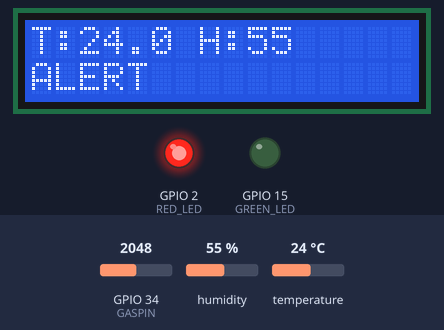
A sketch run on a simulated ESP32. Parts: 16×2 character LCD, output pins drawn as LEDs (lit = HIGH). Inputs (shaded band) come from the test bench; at power-on: GPIO 34 (GASPIN) = 2048, humidity 55 %, temperature 24 °C. WiFi joins after 1.5 s; servers stay silent unless stated; what the sketch prints to the serial monitor is not drawn.

Above: at 2.7 s.
2.8 s: GPIO 34 (GASPIN) set to 1689
8.1 s: GPIO 34 (GASPIN) set to 1570
At 11.4 s:
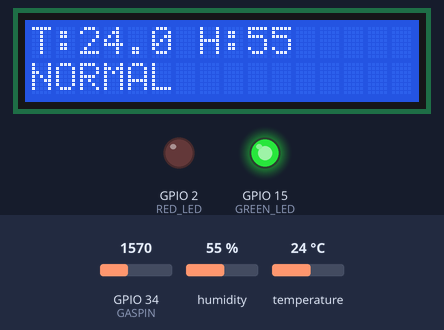
13.4 s: humidity set to 22 %
At 16.5 s:
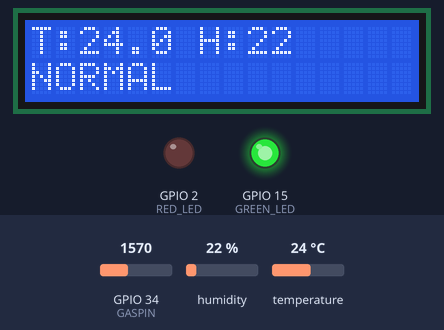
18.7 s: temperature set to 12 °C
At 20.4 s:
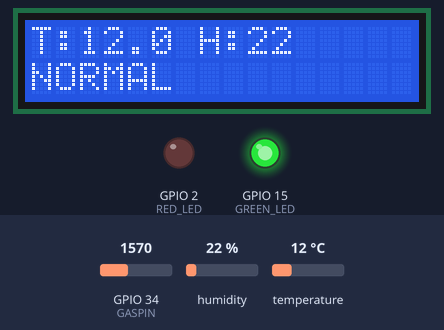
24.0 s: humidity set to 40 %
At 24.3 s:
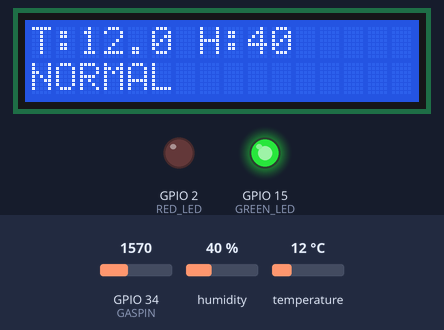
29.3 s: GPIO 34 (GASPIN) set to 2040
At 33.4 s:
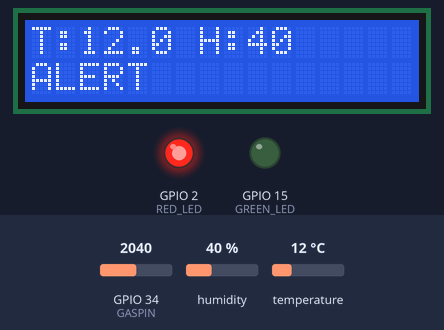
Timing chart, 0 to 34.9 s (numbered marks = the images above; inputs shaded):
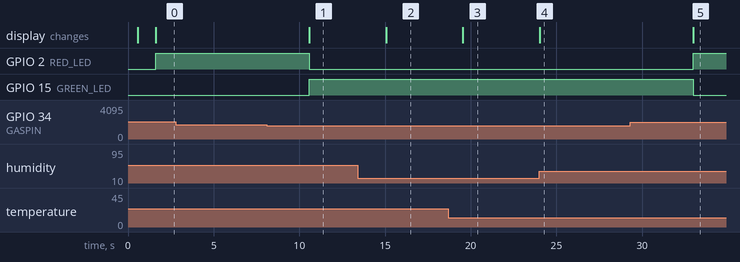

Measured:
- the behaviour switches between 1641 and 1640 on GPIO 34 (GASPIN) (found by bisection; images 0 and 1)
- after the input at 2.8 s, every drawn part: stays the same
- after the input at 8.1 s, GPIO 2 (RED_LED): HIGH → LOW after 2.5 s; GPIO 15 (GREEN_LED): LOW → HIGH after 2.5 s; the display: changes after 2.5 s (image 1)
- after the input at 13.4 s, the display: changes after 1.7 s (image 2)
- after the input at 18.7 s, the display: changes after 0.85 s (image 3)
- after the input at 24.0 s, the display: changes at once (image 4)
- after the input at 29.3 s, GPIO 2 (RED_LED): LOW → HIGH after 3.7 s; GPIO 15 (GREEN_LED): HIGH → LOW after 3.7 s; the display: changes after 3.7 s (image 5)

The sketch:

esp32_code.ino
```cpp
#include <WiFi.h>
#include <Firebase_ESP_Client.h>
#include <DHT.h>

#include <Wire.h>
#include <hd44780.h>
#include <hd44780ioClass/hd44780_I2Cexp.h>  // For I2C LCD

#define WIFI_SSID "YOUR_WIFI_NAME"
#define WIFI_PASSWORD "YOUR_WIFI_PASSWORD"

#define API_KEY "YOUR_API_KEY"
#define DATABASE_URL "YOUR_DATABASE_URL"

FirebaseData fbdo;
FirebaseConfig config;
FirebaseAuth auth;

#define DHTPIN 4
#define DHTTYPE DHT22
#define GASPIN 34

#define RED_LED 2
#define GREEN_LED 15

#define GAS_THRESHOLD 2000
#define TEMP_THRESHOLD 35

DHT dht(DHTPIN, DHTTYPE);

hd44780_I2Cexp lcd;

void setup() {

  Serial.begin(115200);

  lcd.begin(16, 2);
  lcd.backlight();
  lcd.setCursor(0, 0);
  lcd.print("Connecting WiFi");

  WiFi.begin(WIFI_SSID, WIFI_PASSWORD);
  int t = 0;
  while (WiFi.status() != WL_CONNECTED && t < 20) {
    delay(500);
    lcd.print(".");
    t++;
  }
  lcd.clear();
  lcd.print(WiFi.status() == WL_CONNECTED ? "WiFi OK" : "WiFi Fail");

  pinMode(GASPIN, INPUT);
  pinMode(RED_LED, OUTPUT);
  pinMode(GREEN_LED, OUTPUT);

  dht.begin();

  config.api_key = API_KEY;
  config.database_url = DATABASE_URL;
  auth.user.email = "esp32@test.com";
  auth.user.password = "12345678";

  Firebase.begin(&config, &auth);
  Firebase.reconnectWiFi(true);
}

void loop() {

  float temp = dht.readTemperature();
  float hum = dht.readHumidity();
  int gasRaw = analogRead(GASPIN);
  int gasVal = gasRaw / 0.82;

  if (isnan(temp) || isnan(hum)) {
    Serial.println("Sensor Error");
    delay(3000);
    return;
  }

  lcd.setCursor(0, 0);
  lcd.print("T:");
  lcd.print(temp, 1);
  lcd.print(" H:");
  lcd.print(hum, 0);
  lcd.print("   ");

  lcd.setCursor(0, 1);
  if (gasVal > GAS_THRESHOLD || temp > TEMP_THRESHOLD) {
    digitalWrite(RED_LED, HIGH);
    digitalWrite(GREEN_LED, LOW);
    lcd.print("ALERT       ");
  } else {
    digitalWrite(RED_LED, LOW);
    digitalWrite(GREEN_LED, HIGH);
    lcd.print("NORMAL      ");
  }

  Serial.print("Temp:");
  Serial.print(temp);
  Serial.print(" Hum:");
  Serial.print(hum);
  Serial.print(" Gas:");
  Serial.println(gasVal);

  if (Firebase.ready()) {
    Firebase.RTDB.setFloat(&fbdo, "/grape-data/temperature", temp);
    Firebase.RTDB.setFloat(&fbdo, "/grape-data/humidity", hum);
    Firebase.RTDB.setInt(&fbdo, "/grape-data/gas", gasVal);
  }

  delay(4000);
}
```
